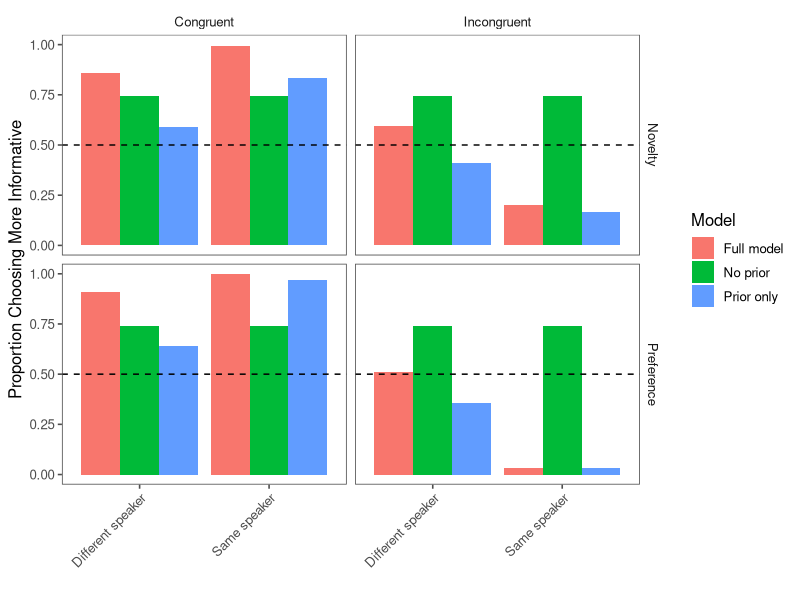
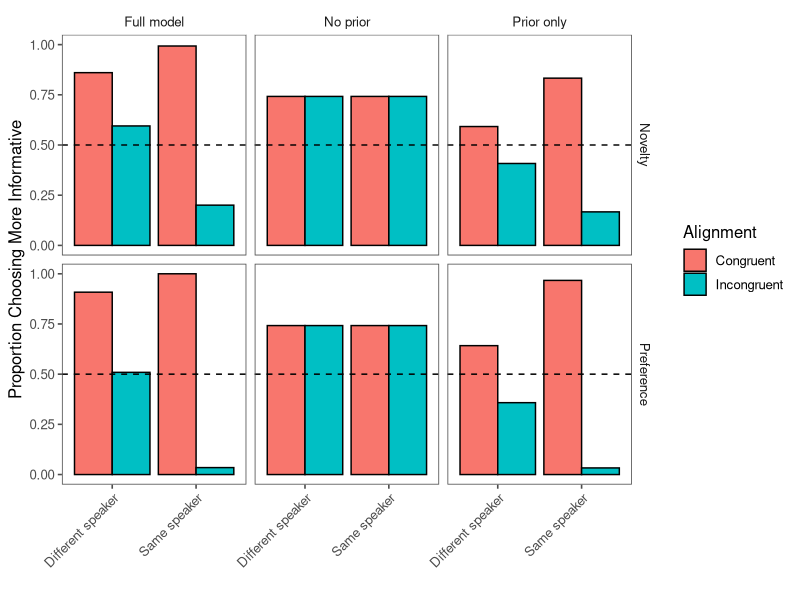
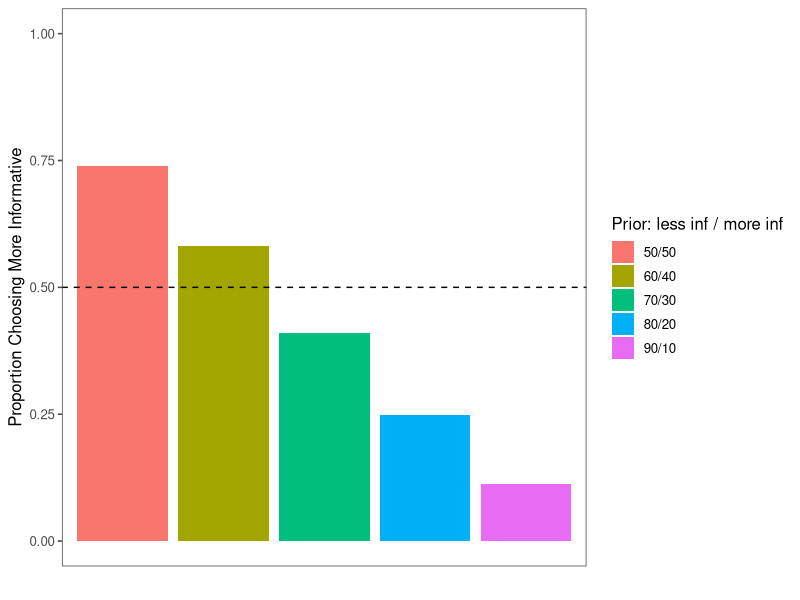

Write R code to recreate these figures, in order.
## ---- chunk 1
knitr::opts_chunk$set(echo = TRUE)

library(tidyverse)
library(knitr)
library(ggthemes)
## ---- chunk 2

pred <- data.frame(
  Experiment = c("Preference","Preference","Preference","Preference","Novelty","Novelty","Novelty","Novelty","Preference","Preference","Preference","Preference","Novelty","Novelty","Novelty","Novelty","Preference","Preference","Preference","Preference","Novelty","Novelty","Novelty","Novelty"),
  Change = c("Same speaker","Same speaker","Different speaker","Different speaker","Same speaker","Same speaker","Different speaker","Different speaker","Same speaker","Same speaker","Different speaker","Different speaker","Same speaker","Same speaker","Different speaker","Different speaker","Same speaker","Same speaker","Different speaker","Different speaker","Same speaker","Same speaker","Different speaker","Different speaker"),
  Alignment = c("Congruent","Incongruent","Congruent","Incongruent","Congruent","Incongruent","Congruent","Incongruent","Congruent","Incongruent","Congruent","Incongruent","Congruent","Incongruent","Congruent","Incongruent","Congruent","Incongruent","Congruent","Incongruent","Congruent","Incongruent","Congruent","Incongruent"),
  Model = c("Full model","Full model","Full model","Full model","Full model","Full model","Full model","Full model","No prior","No prior","No prior","No prior","No prior","No prior","No prior","No prior", "Prior only","Prior only","Prior only","Prior only","Prior only","Prior only","Prior only","Prior only"),
  corr = c(0.9999672744165804,0.03460862921907267,0.9083230583454356,0.5090645649737232,0.9930727540990627,0.20045767964927574,0.8603373265403738,0.594975610001643,0.742,0.742,0.742,0.742,0.742,0.742,0.742,0.742,0.967,0.033,0.642,0.358,0.833,0.167,0.592,0.408)) 

## ---- chunk 3
#pred %>%
#  knitr::kable(digits = 3)
  
ggplot(pred, 
       aes(x = Change, y = corr, fill = Model)) +
  geom_bar(stat="identity",position = position_dodge()) + 
  geom_hline(yintercept = 0.5, lty=2)+
  labs(x=" ",y="Proportion Choosing More Informative")+
  facet_grid(Experiment ~ Alignment)+
  theme_few(base_size = 12) + 
  theme(axis.text.x=element_text(angle = 45, vjust = 1, hjust = 1))+
  ylim(0,1)
## ---- chunk 4
# MH?
ggplot(pred, 
       aes(x = Change, y = corr, fill = Alignment)) +
  geom_bar(stat="identity", position = position_dodge(), color = 'black') + 
  geom_hline(yintercept = 0.5, lty=2)+
  labs(x=" ",y="Proportion Choosing More Informative")+
  facet_grid(Experiment ~ Model)+
  theme_few(base_size = 12) + 
  theme(axis.text.x=element_text(angle = 45, vjust = 1, hjust = 1))+
  ylim(0,1)
## ---- chunk 5

pred <- data.frame(
  Prior = c("90/10","80/20","70/30","60/40","50/50"),
  corr = c(0.1118794400899893,0.24897738407515466,0.40911964439987003,0.5807810413750243,0.74)
)

ggplot(pred, 
       aes(x = Prior, y = corr, fill = Prior)) +
  geom_bar(stat="identity") + 
  geom_hline(yintercept = 0.5, lty=2)+
  labs(x="",y="Proportion Choosing More Informative")+
  theme_few(base_size = 12) +
  scale_fill_discrete(name = "Prior: less inf / more inf")+
  ylim(0,1)+
  theme(axis.text.x=element_blank(),axis.ticks.x=element_blank())

